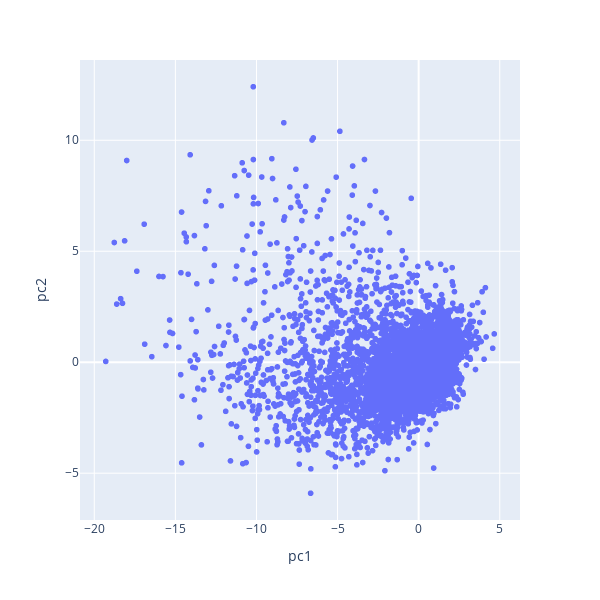

Write notebook code for a chart like this one.
### Code cell
fig = px.scatter(df_pca, x="pc1", y="pc2", hover_data=['movieName'], width=600, height=600)
fig.show()

### Figure 1 — Plotly figure (JSON) as saved in the notebook; plotly's stock layout.template omitted (floating-point values rounded to 4 significant figures; data arrays with more than 128 entries replaced by an {"elided": "..."} marker saying what was removed)
{"data": [{"customdata": {"elided": "9724x1 str values"}, "hovertemplate": "pc1=%{x}<br>pc2=%{y}<br>movieName=%{customdata[0]}<extra></extra>", "legendgroup": "", "marker": {"color": "#636efa", "symbol": "circle"}, "mode": "markers", "name": "", "showlegend": false, "type": "scattergl", "x": {"elided": "9724 float values"}, "xaxis": "x", "y": {"elided": "9724 float values"}, "yaxis": "y"}], "layout": {"height": 600, "legend": {"tracegroupgap": 0}, "margin": {"t": 60}, "width": 600, "xaxis": {"anchor": "y", "domain": [0, 1], "title": {"text": "pc1"}}, "yaxis": {"anchor": "x", "domain": [0, 1], "title": {"text": "pc2"}}}}
